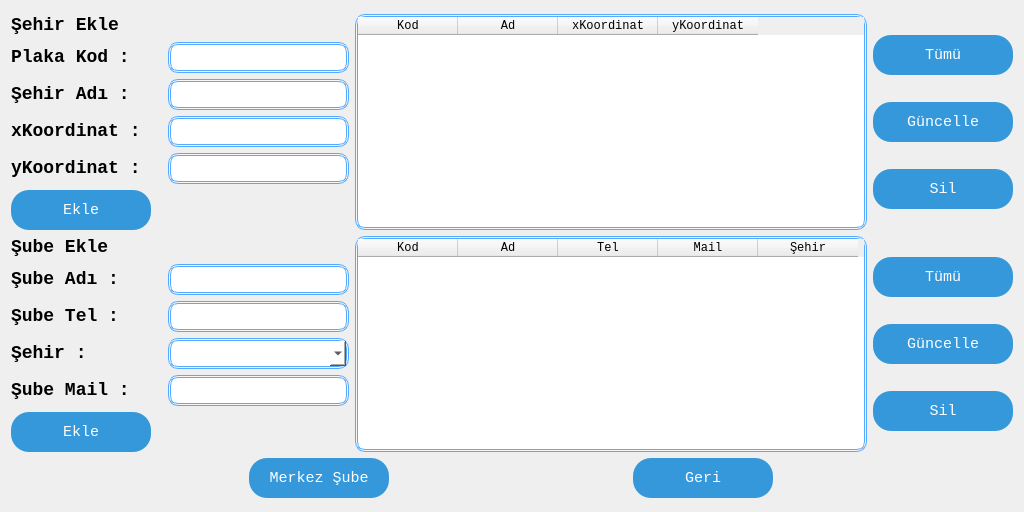
<?xml version="1.0" encoding="UTF-8"?>
<ui version="4.0">
 <class>subeEkle</class>
 <widget class="QWidget" name="subeEkle">
  <property name="geometry">
   <rect>
    <x>0</x>
    <y>0</y>
    <width>1024</width>
    <height>512</height>
   </rect>
  </property>
  <property name="maximumSize">
   <size>
    <width>1024</width>
    <height>512</height>
   </size>
  </property>
  <property name="windowTitle">
   <string>Şube Ekle</string>
  </property>
  <property name="windowIcon">
   <iconset resource="images.qrc">
    <normaloff>:/icon/icon.ico</normaloff>:/icon/icon.ico</iconset>
  </property>
  <property name="styleSheet">
   <string notr="true">QPushButton{
 	 background: #3498db;
	border-radius: 18px;
	font-family: Courier New;
	color: #ffffff;
	font-size: 15px;
	padding: 10px 20px 10px 20px;
	text-decoration: none;
    max-width:100px;
	min-width:100px;
	max-height:20px;	 
	min-height:20px;	 
}

QPushButton:hover {
	background: #3cb0fd;
	text-decoration: none;
}
QLineEdit{
	border: 2.5px double #55aaff;
    border-radius: 10px;
    background: rgb(255, 255, 255);
}
QComboBox{
	border: 2.5px double #55aaff;
    border-radius: 10px;
    background: rgb(255, 255, 255);
}
QWidget{
		font-family: Courier New;
}
QLabel{
font:bold 18px 
}
QTableWidget{
	border: 2.5px double #55aaff;
    border-radius: 10px;
    background: rgb(255, 255, 255);
}</string>
  </property>
  <layout class="QGridLayout" name="gridLayout">
   <item row="0" column="0">
    <layout class="QVBoxLayout" name="verticalLayout_5">
     <item>
      <layout class="QHBoxLayout" name="horizontalLayout_10">
       <item>
        <layout class="QVBoxLayout" name="verticalLayout_3">
         <item>
          <widget class="QLabel" name="sehir">
           <property name="text">
            <string>Şehir Ekle</string>
           </property>
          </widget>
         </item>
         <item>
          <layout class="QHBoxLayout" name="horizontalLayout_6">
           <item>
            <widget class="QLabel" name="lblSehirKod">
             <property name="text">
              <string>Plaka Kod :</string>
             </property>
            </widget>
           </item>
           <item>
            <widget class="QLineEdit" name="lnSehirPlakaKod">
             <property name="minimumSize">
              <size>
               <width>181</width>
               <height>31</height>
              </size>
             </property>
             <property name="maximumSize">
              <size>
               <width>181</width>
               <height>31</height>
              </size>
             </property>
             <property name="styleSheet">
              <string notr="true"/>
             </property>
             <property name="clearButtonEnabled">
              <bool>true</bool>
             </property>
            </widget>
           </item>
          </layout>
         </item>
         <item>
          <layout class="QHBoxLayout" name="horizontalLayout_7">
           <item>
            <widget class="QLabel" name="lblSehirAd">
             <property name="text">
              <string>Şehir Adı :</string>
             </property>
            </widget>
           </item>
           <item>
            <widget class="QLineEdit" name="lnSehirAdi">
             <property name="minimumSize">
              <size>
               <width>181</width>
               <height>31</height>
              </size>
             </property>
             <property name="maximumSize">
              <size>
               <width>181</width>
               <height>31</height>
              </size>
             </property>
             <property name="clearButtonEnabled">
              <bool>true</bool>
             </property>
            </widget>
           </item>
          </layout>
         </item>
         <item>
          <layout class="QHBoxLayout" name="horizontalLayout_8">
           <item>
            <widget class="QLabel" name="lbl_xKord">
             <property name="text">
              <string>xKoordinat :</string>
             </property>
            </widget>
           </item>
           <item>
            <widget class="QLineEdit" name="ln_xKord">
             <property name="minimumSize">
              <size>
               <width>181</width>
               <height>31</height>
              </size>
             </property>
             <property name="maximumSize">
              <size>
               <width>181</width>
               <height>31</height>
              </size>
             </property>
             <property name="styleSheet">
              <string notr="true"/>
             </property>
             <property name="clearButtonEnabled">
              <bool>true</bool>
             </property>
            </widget>
           </item>
          </layout>
         </item>
         <item>
          <layout class="QHBoxLayout" name="horizontalLayout_9">
           <item>
            <widget class="QLabel" name="lbl_yKord">
             <property name="text">
              <string>yKoordinat :</string>
             </property>
            </widget>
           </item>
           <item>
            <widget class="QLineEdit" name="ln_yKord">
             <property name="minimumSize">
              <size>
               <width>181</width>
               <height>31</height>
              </size>
             </property>
             <property name="maximumSize">
              <size>
               <width>181</width>
               <height>31</height>
              </size>
             </property>
             <property name="styleSheet">
              <string notr="true"/>
             </property>
             <property name="clearButtonEnabled">
              <bool>true</bool>
             </property>
            </widget>
           </item>
          </layout>
         </item>
         <item>
          <widget class="QPushButton" name="btn_sehirEkle">
           <property name="minimumSize">
            <size>
             <width>140</width>
             <height>40</height>
            </size>
           </property>
           <property name="maximumSize">
            <size>
             <width>140</width>
             <height>40</height>
            </size>
           </property>
           <property name="styleSheet">
            <string notr="true"/>
           </property>
           <property name="text">
            <string>Ekle</string>
           </property>
          </widget>
         </item>
        </layout>
       </item>
       <item>
        <widget class="QTableWidget" name="tblSehirListe">
         <property name="minimumSize">
          <size>
           <width>512</width>
           <height>216</height>
          </size>
         </property>
         <property name="maximumSize">
          <size>
           <width>512</width>
           <height>216</height>
          </size>
         </property>
         <property name="styleSheet">
          <string notr="true"/>
         </property>
         <property name="selectionBehavior">
          <enum>QAbstractItemView::SelectRows</enum>
         </property>
         <column>
          <property name="text">
           <string>Kod</string>
          </property>
         </column>
         <column>
          <property name="text">
           <string>Ad</string>
          </property>
         </column>
         <column>
          <property name="text">
           <string>xKoordinat</string>
          </property>
         </column>
         <column>
          <property name="text">
           <string>yKoordinat</string>
          </property>
         </column>
        </widget>
       </item>
       <item>
        <layout class="QVBoxLayout" name="verticalLayout_4">
         <item>
          <widget class="QPushButton" name="btnSehirTumu">
           <property name="minimumSize">
            <size>
             <width>140</width>
             <height>40</height>
            </size>
           </property>
           <property name="maximumSize">
            <size>
             <width>140</width>
             <height>40</height>
            </size>
           </property>
           <property name="styleSheet">
            <string notr="true"/>
           </property>
           <property name="text">
            <string>Tümü</string>
           </property>
          </widget>
         </item>
         <item>
          <widget class="QPushButton" name="btnSehirGuncelle">
           <property name="minimumSize">
            <size>
             <width>140</width>
             <height>40</height>
            </size>
           </property>
           <property name="maximumSize">
            <size>
             <width>140</width>
             <height>40</height>
            </size>
           </property>
           <property name="styleSheet">
            <string notr="true"/>
           </property>
           <property name="text">
            <string>Güncelle</string>
           </property>
          </widget>
         </item>
         <item>
          <widget class="QPushButton" name="btnSehirSil">
           <property name="minimumSize">
            <size>
             <width>140</width>
             <height>40</height>
            </size>
           </property>
           <property name="maximumSize">
            <size>
             <width>140</width>
             <height>40</height>
            </size>
           </property>
           <property name="styleSheet">
            <string notr="true"/>
           </property>
           <property name="text">
            <string>Sil</string>
           </property>
          </widget>
         </item>
        </layout>
       </item>
      </layout>
     </item>
     <item>
      <layout class="QHBoxLayout" name="horizontalLayout_5">
       <item>
        <layout class="QVBoxLayout" name="verticalLayout">
         <item>
          <widget class="QLabel" name="sube">
           <property name="text">
            <string>Şube Ekle</string>
           </property>
          </widget>
         </item>
         <item>
          <layout class="QHBoxLayout" name="horizontalLayout">
           <item>
            <widget class="QLabel" name="lblAd">
             <property name="text">
              <string>Şube Adı :</string>
             </property>
            </widget>
           </item>
           <item>
            <widget class="QLineEdit" name="lnAd">
             <property name="minimumSize">
              <size>
               <width>181</width>
               <height>31</height>
              </size>
             </property>
             <property name="maximumSize">
              <size>
               <width>181</width>
               <height>31</height>
              </size>
             </property>
             <property name="styleSheet">
              <string notr="true"/>
             </property>
             <property name="clearButtonEnabled">
              <bool>true</bool>
             </property>
            </widget>
           </item>
          </layout>
         </item>
         <item>
          <layout class="QHBoxLayout" name="horizontalLayout_2">
           <item>
            <widget class="QLabel" name="lblTel">
             <property name="text">
              <string>Şube Tel :</string>
             </property>
            </widget>
           </item>
           <item>
            <widget class="QLineEdit" name="lnTel">
             <property name="minimumSize">
              <size>
               <width>181</width>
               <height>31</height>
              </size>
             </property>
             <property name="maximumSize">
              <size>
               <width>181</width>
               <height>31</height>
              </size>
             </property>
             <property name="styleSheet">
              <string notr="true"/>
             </property>
             <property name="text">
              <string/>
             </property>
             <property name="clearButtonEnabled">
              <bool>true</bool>
             </property>
            </widget>
           </item>
          </layout>
         </item>
         <item>
          <layout class="QHBoxLayout" name="horizontalLayout_3">
           <item>
            <widget class="QLabel" name="lblSehir">
             <property name="text">
              <string>Şehir :</string>
             </property>
            </widget>
           </item>
           <item>
            <widget class="QComboBox" name="cmbSehir">
             <property name="minimumSize">
              <size>
               <width>181</width>
               <height>31</height>
              </size>
             </property>
             <property name="maximumSize">
              <size>
               <width>181</width>
               <height>31</height>
              </size>
             </property>
             <property name="styleSheet">
              <string notr="true"/>
             </property>
            </widget>
           </item>
          </layout>
         </item>
         <item>
          <layout class="QHBoxLayout" name="horizontalLayout_4">
           <item>
            <widget class="QLabel" name="lblMail">
             <property name="text">
              <string>Şube Mail :</string>
             </property>
            </widget>
           </item>
           <item>
            <widget class="QLineEdit" name="lnMail">
             <property name="minimumSize">
              <size>
               <width>181</width>
               <height>31</height>
              </size>
             </property>
             <property name="maximumSize">
              <size>
               <width>181</width>
               <height>31</height>
              </size>
             </property>
             <property name="styleSheet">
              <string notr="true"/>
             </property>
             <property name="clearButtonEnabled">
              <bool>true</bool>
             </property>
            </widget>
           </item>
          </layout>
         </item>
         <item>
          <widget class="QPushButton" name="btnSubeEkle">
           <property name="minimumSize">
            <size>
             <width>140</width>
             <height>40</height>
            </size>
           </property>
           <property name="maximumSize">
            <size>
             <width>140</width>
             <height>40</height>
            </size>
           </property>
           <property name="styleSheet">
            <string notr="true"/>
           </property>
           <property name="text">
            <string>Ekle</string>
           </property>
          </widget>
         </item>
        </layout>
       </item>
       <item>
        <widget class="QTableWidget" name="tblSubeListe">
         <property name="minimumSize">
          <size>
           <width>512</width>
           <height>216</height>
          </size>
         </property>
         <property name="maximumSize">
          <size>
           <width>512</width>
           <height>216</height>
          </size>
         </property>
         <property name="styleSheet">
          <string notr="true"/>
         </property>
         <property name="selectionBehavior">
          <enum>QAbstractItemView::SelectRows</enum>
         </property>
         <column>
          <property name="text">
           <string>Kod</string>
          </property>
         </column>
         <column>
          <property name="text">
           <string>Ad</string>
          </property>
         </column>
         <column>
          <property name="text">
           <string>Tel</string>
          </property>
         </column>
         <column>
          <property name="text">
           <string>Mail</string>
          </property>
         </column>
         <column>
          <property name="text">
           <string>Şehir</string>
          </property>
         </column>
        </widget>
       </item>
       <item>
        <layout class="QVBoxLayout" name="verticalLayout_2">
         <item>
          <widget class="QPushButton" name="btnSubeTumu">
           <property name="minimumSize">
            <size>
             <width>140</width>
             <height>40</height>
            </size>
           </property>
           <property name="maximumSize">
            <size>
             <width>140</width>
             <height>40</height>
            </size>
           </property>
           <property name="styleSheet">
            <string notr="true"/>
           </property>
           <property name="text">
            <string>Tümü</string>
           </property>
          </widget>
         </item>
         <item>
          <widget class="QPushButton" name="btnSubeGuncelle">
           <property name="minimumSize">
            <size>
             <width>140</width>
             <height>40</height>
            </size>
           </property>
           <property name="maximumSize">
            <size>
             <width>140</width>
             <height>40</height>
            </size>
           </property>
           <property name="styleSheet">
            <string notr="true"/>
           </property>
           <property name="text">
            <string>Güncelle</string>
           </property>
          </widget>
         </item>
         <item>
          <widget class="QPushButton" name="btnSubeSil">
           <property name="minimumSize">
            <size>
             <width>140</width>
             <height>40</height>
            </size>
           </property>
           <property name="maximumSize">
            <size>
             <width>140</width>
             <height>40</height>
            </size>
           </property>
           <property name="styleSheet">
            <string notr="true"/>
           </property>
           <property name="text">
            <string>Sil</string>
           </property>
          </widget>
         </item>
        </layout>
       </item>
      </layout>
     </item>
     <item>
      <layout class="QHBoxLayout" name="horizontalLayout_11">
       <item>
        <widget class="QPushButton" name="btnMerkezSube">
         <property name="minimumSize">
          <size>
           <width>140</width>
           <height>40</height>
          </size>
         </property>
         <property name="maximumSize">
          <size>
           <width>140</width>
           <height>40</height>
          </size>
         </property>
         <property name="styleSheet">
          <string notr="true"/>
         </property>
         <property name="text">
          <string>Merkez Şube</string>
         </property>
        </widget>
       </item>
       <item>
        <widget class="QPushButton" name="btnGeri">
         <property name="minimumSize">
          <size>
           <width>140</width>
           <height>40</height>
          </size>
         </property>
         <property name="maximumSize">
          <size>
           <width>140</width>
           <height>40</height>
          </size>
         </property>
         <property name="styleSheet">
          <string notr="true"/>
         </property>
         <property name="text">
          <string>Geri</string>
         </property>
        </widget>
       </item>
      </layout>
     </item>
    </layout>
   </item>
  </layout>
 </widget>
 <resources>
  <include location="images.qrc"/>
 </resources>
 <connections/>
</ui>
